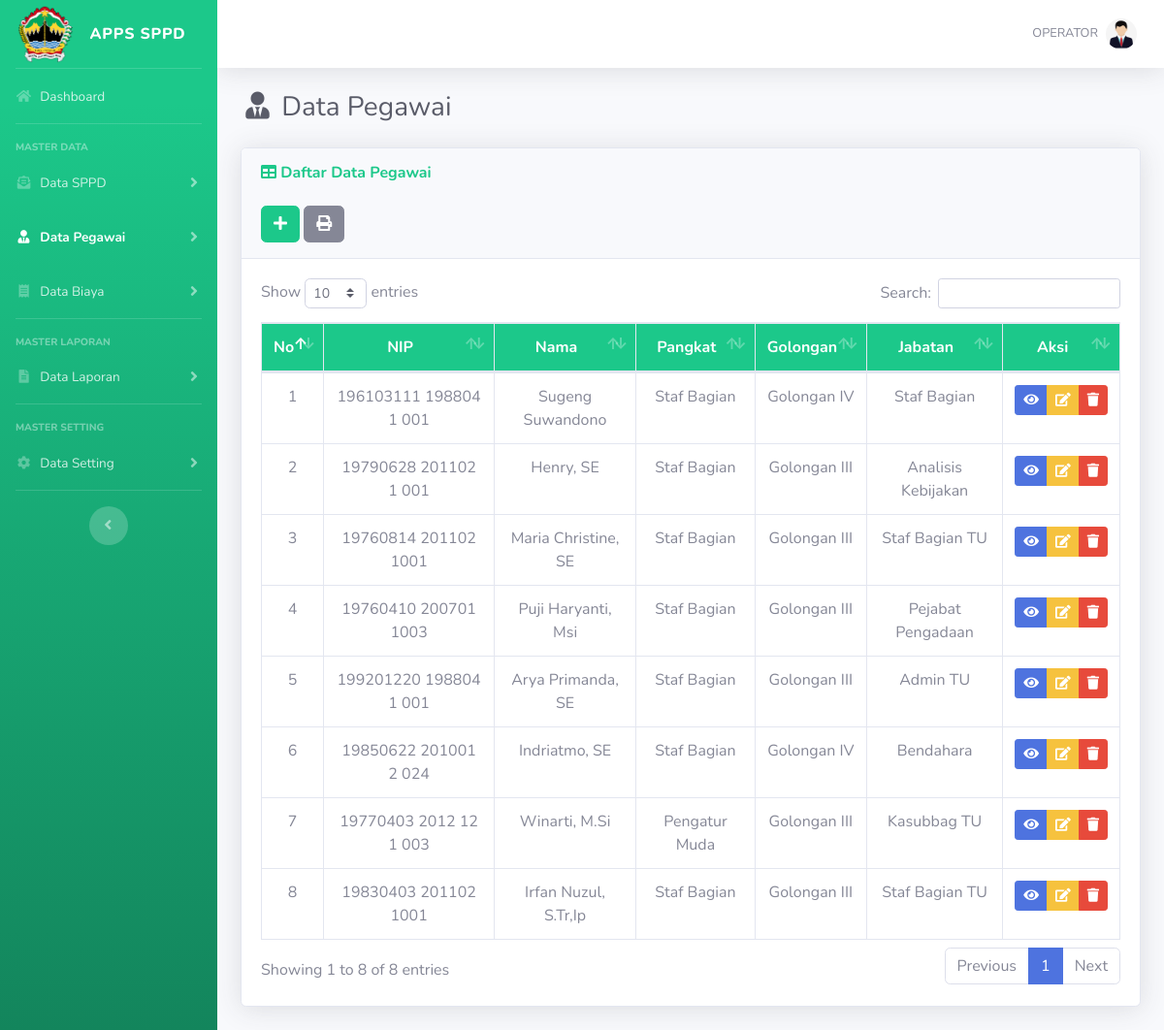
Page /media.php?module=pegawai (signed in) on the committed database.
### tables this page shows
CREATE TABLE IF NOT EXISTS `pegawai` (
`id_pegawai` int(5) NOT NULL,
  `nip` varchar(90) NOT NULL,
  `nama` varchar(100) NOT NULL,
  `pangkat` varchar(200) NOT NULL,
  `id_golongan` varchar(100) NOT NULL,
  `jabatan` varchar(100) NOT NULL,
  `unitkerja` varchar(100) NOT NULL,
  `username` varchar(100) NOT NULL,
  `password` varchar(100) NOT NULL
);

CREATE TABLE IF NOT EXISTS `golongan` (
`id_golongan` int(10) NOT NULL,
  `golongan` varchar(200) NOT NULL
);

### modul/mod_pegawai/pegawai.php (the view, shortened to what this page needs)
<?php
$aksi="modul/mod_pegawai/aksi_pegawai.php";
$aksi2="modul/mod_pegawai/cetak.php";
switch($_GET['act']){
default:
$tampil = mysqli_query($connect,"SELECT * FROM pegawai,golongan WHERE pegawai.id_golongan=golongan.id_golongan ");
?>
<div class="d-sm-flex align-items-center justify-content-between mb-4">
    <h1 class="h3 mb-0 text-gray-800"><i class="fas fa-fw fa-user-tie"></i> Data Pegawai</h1>
   </div>
<div class="card shadow mb-4">
    <div class="card-header py-3">
        <h6 class="m-0 font-weight-bold text-success"><i class="fa fa-table"></i> Daftar Data Pegawai</h6>
         <div><br>
	<a href="?module=pegawai&act=tambahPegawai" class="btn btn-success"> <i class="fa fa-plus"></i>  </a>
	<a href="<?=$aksi2?>" target="_blank" class="btn btn-secondary"> <i class="fa fa-print"></i>  </a>
	</div>
    </div>
    <div class="card-body">
        <div class="table-responsive">
			<table class="table table-bordered" id="dataTable" width="100%" cellspacing="0">
				<thead class="bg-success text-white">
					<tr align="center">
						<th width="5%">No</th>
						<th>NIP</th>
						<th>Nama</th>
						<th>Pangkat</th>
						<th>Golongan</th>
						<th>Jabatan</th>
						<th>Aksi</th>
					</tr>
				</thead>
				<tbody>
					<?php
					$no=1;
					while ($r=mysqli_fetch_array($tampil)){
					?>
					<tr align="center">
						<td><?php echo $no ?></td>
						<td><?php echo $r['nip'] ?></td>
						<td><?php echo $r['nama'] ?></td>
						<td><?php echo $r['pangkat'] ?></td>
						<td><?php echo $r['golongan'] ?></td>
						<td><?php echo $r['jabatan'] ?></td>
						<td>
							<div class="btn-group" role="group">
								<a data-toggle="tooltip" data-placement="bottom" title="Detail Data" href="?module=pegawai&act=detailPegawai&id=<?php echo $r['id_pegawai'] ?>" class="btn btn-primary btn-sm"><i class="fa fa-eye"></i></a>
								<a data-toggle="tooltip" data-placement="bottom" title="Edit Data" href="?module=pegawai&act=editPegawai&id=<?php echo $r['id_pegawai'] ?>" class="btn btn-warning btn-sm"><i class="fa fa-edit"></i></a>
								<a data-toggle="tooltip" data-placement="bottom" title="Hapus Data" href="<?=$aksi?>?module=pegawai&act=hapus&id=<?php echo $r['id_pegawai'] ?>" onclick="return confirm ('Apakah anda yakin untuk meghapus data ini')" class="btn btn-danger btn-sm"><i class="fa fa-trash"></i></a>
							</div>
						</td>
					</tr>
					<?php
					$no++;
					}
					?>
				</tbody>
			</table>
		</div>
	</div>
</div>
<?php
break;
?>
<?php
}
?>

### rows in the picture
pegawai: nip "196103111 198804 1 001", nama "Sugeng Suwandono", pangkat "Staf Bagian", id_golongan.golongan "Golongan IV", jabatan "Staf Bagian"
pegawai: nip "19790628 201102 1 001", nama "Henry, SE", pangkat "Staf Bagian", id_golongan.golongan "Golongan III", jabatan "Analisis Kebijakan"
pegawai: nip "19760814 201102 1001", nama "Maria Christine, SE", pangkat "Staf Bagian", id_golongan.golongan "Golongan III", jabatan "Staf Bagian TU"
pegawai: nip "19760410 200701 1003", nama "Puji Haryanti, Msi", pangkat "Staf Bagian", id_golongan.golongan "Golongan III", jabatan "Pejabat Pengadaan"
pegawai: nip "199201220 198804 1 001", nama "Arya Primanda, SE", pangkat "Staf Bagian", id_golongan.golongan "Golongan III", jabatan "Admin TU"
pegawai: nip "19850622 201001 2 024", nama "Indriatmo, SE", pangkat "Staf Bagian", id_golongan.golongan "Golongan IV", jabatan "Bendahara"
pegawai: nip "19770403 2012 12 1 003", nama "Winarti, M.Si", pangkat "Pengatur Muda", id_golongan.golongan "Golongan III", jabatan "Kasubbag TU"
pegawai: nip "19830403 201102 1001", nama "Irfan Nuzul, S.Tr,Ip", pangkat "Staf Bagian", id_golongan.golongan "Golongan III", jabatan "Staf Bagian TU"

### other values in the picture
$_SESSION['namauser'] "OPERATOR"
